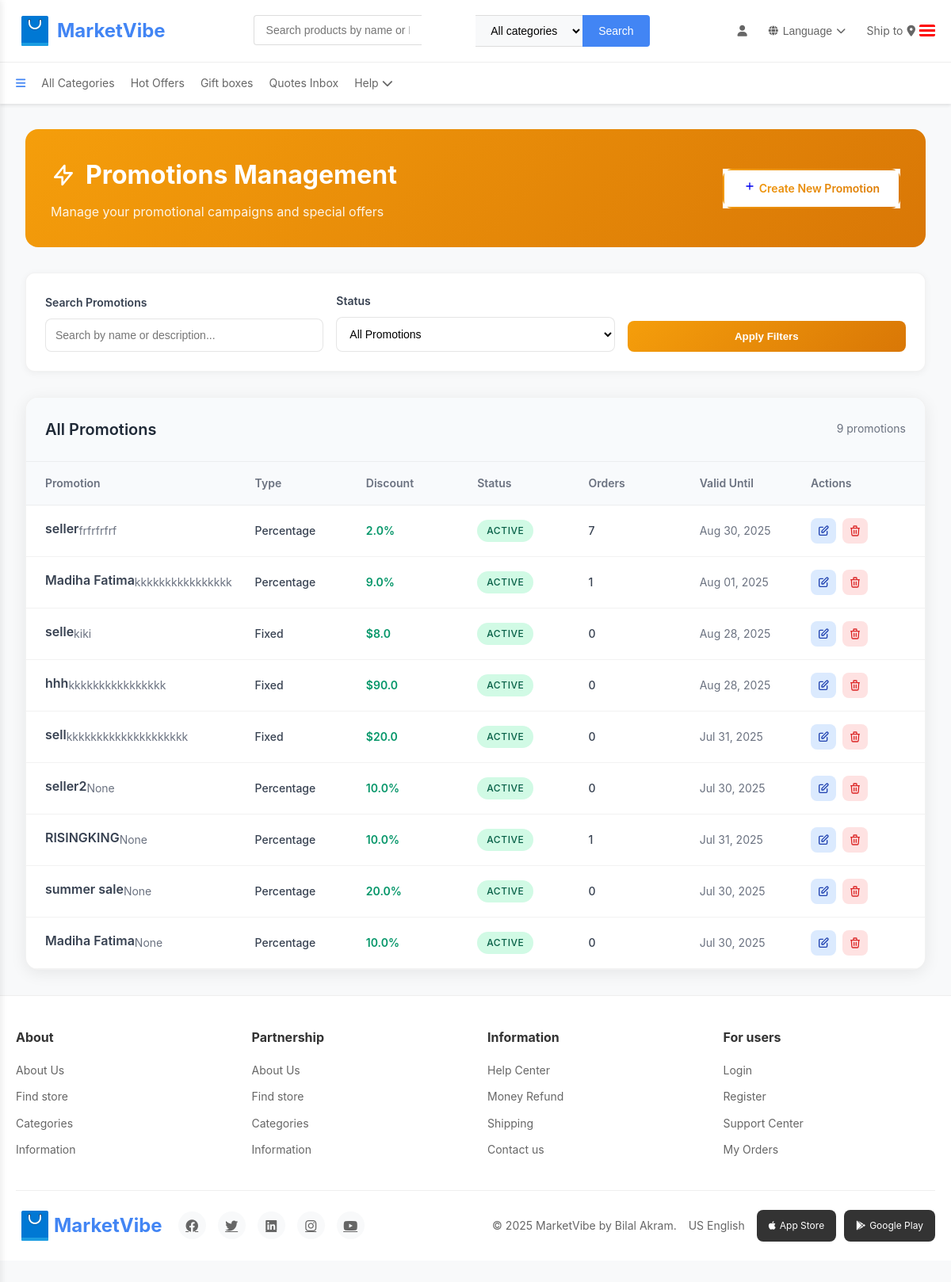
/promotions/ (signed in), run on the app's committed database.
### seller/models.py (models this page shows, shortened)
class Promotion(models.Model):
    PROMOTION_TYPES = [
        ('percentage', 'Percentage Discount'),
        ('fixed', 'Fixed Amount Discount'),
        ('buy_one_get_one', 'Buy One Get One'),
        ('free_shipping', 'Free Shipping'),
    ]
    seller = models.ForeignKey(Seller, on_delete=models.CASCADE, related_name='promotions')
    name = models.CharField(max_length=200)
    description = models.TextField(blank=True, null=True)
    promotion_type = models.CharField(max_length=20, choices=PROMOTION_TYPES, default='percentage')
    discount_value = models.FloatField(help_text="Percentage or fixed amount based on promotion type")
    min_order_amount = models.FloatField(default=0, help_text="Minimum order amount to apply promotion")
    max_discount_amount = models.FloatField(null=True, blank=True, help_text="Maximum discount amount (for percentage discounts)")
    valid_from = models.DateTimeField(default=timezone.now)
    valid_until = models.DateTimeField()
    is_active = models.BooleanField(default=True)
    usage_limit = models.PositiveIntegerField(null=True, blank=True, help_text="Maximum number of times this promotion can be used")
    used_count = models.PositiveIntegerField(default=0)
    products = models.ManyToManyField(Product, blank=True, related_name='promotions')
    categories = models.ManyToManyField(Category, blank=True, related_name='promotions')
    created_at = models.DateTimeField(default=timezone.now)
    updated_at = models.DateTimeField(auto_now=True)
    class Meta:
        ordering = ['-created_at']

### seller/views.py (the view)
# urls.py: path('promotions/', views.promotions_list_view, name='promotions_list'),
@login_required
def promotions_list_view(request):
    seller = get_object_or_404(Seller, user=request.user)
    promotions = Promotion.objects.filter(seller=seller).order_by('-created_at')
    search_query = request.GET.get('search', '')
    if search_query:
        promotions = promotions.filter(
            Q(name__icontains=search_query) |
            Q(description__icontains=search_query)
        )
    status_filter = request.GET.get('status', '')
    if status_filter == 'active':
        promotions = promotions.filter(is_active=True, valid_until__gte=timezone.now())
    elif status_filter == 'inactive':
        promotions = promotions.filter(Q(is_active=False) | Q(valid_until__lt=timezone.now()))
    from django.core.paginator import Paginator
    paginator = Paginator(promotions, 20)
    page_number = request.GET.get('page')
    page_obj = paginator.get_page(page_number)
    context = {
        'seller': seller,
        'promotions': page_obj,
        'total_promotions': promotions.count(),
    }
    return render(request, 'seller/promotions_list.html', context)

### buyer/context_processors.py (called while the page is built, shortened)
def user_sidebar_data(request):
    context = {
        'user_type': None,
        'buyer': None,
        'seller': None,
        'image_base64': None
    }
    if hasattr(request, 'user') and request.user.is_authenticated:
        try:
            buyer = Buyer.objects.filter(email=request.user.email).first()
        except Buyer.DoesNotExist:
            pass
        try:
            seller = Seller.objects.filter(email=request.user.email).first()
            if seller:
                context.update({
                    'user_type': 'seller',
                    'seller': seller,
                    'image_base64': seller.get_image_base64() if seller.image else None
                })
                return context
        except Seller.DoesNotExist:
            pass
    return context

### seller/models.py (called while the page is built)
    def get_image_base64(self):
        if self.image:
            return base64.b64encode(self.image).decode('utf-8')
        return None

### seller/templates/seller/promotions_list.html (shortened to what this page needs)
{% extends 'index.html' %}
{% load static %}
{% block content %}
<!DOCTYPE html>
<html lang="en" data-theme="light">
<head>
<div class="promotions-list-container">
  <div class="promotions-header">
    <div class="promotions-title-section">
      <h1 class="promotions-title">
        <svg width="32" height="32" fill="none" stroke="currentColor" viewBox="0 0 24 24" class="promotions-icon">
          <path stroke-linecap="round" stroke-linejoin="round" stroke-width="2" d="M13 10V3L4 14h7v7l9-11h-7z"></path>
        </svg>
        Promotions Management
      </h1>
      <div class="promotions-subtitle">Manage your promotional campaigns and special offers</div>
    </div>
    <div class="promotions-actions">
      <a href="{% url 'sellers:create_promotion' %}" class="btn btn-secondary" style="background-color: white; background-image: linear-gradient(135deg, #f59e0b 0%, #d97706 100%); background-clip: text; -webkit-background-clip: text; -webkit-text-fill-color: transparent; border: 2px solid; border-image: linear-gradient(135deg, #f59e0b 0%, #d97706 100%) 1; border-radius: 12px; padding: 0.75rem 1.5rem; font-size: 0.875rem; font-weight: 600; cursor: pointer; transition: all 0.2s ease;">
        Create New Promotion
      </a>
    </div>
  </div>
  <div class="promotions-filters">
    <form method="GET" class="filters-grid">
      <div class="filter-group">
        <label class="filter-label">Search Promotions</label>
        <input type="text" name="search" value="{{ request.GET.search }}" placeholder="Search by name or description..." class="filter-input">
      </div>
      <div class="filter-group">
        <label class="filter-label">Status</label>
        <select name="status" class="filter-select">
          <option value="">All Promotions</option>
        </select>
      </div>
      <div class="filter-group">
        <button type="submit" class="filter-button">Apply Filters</button>
      </div>
    </form>
  </div>
  <div class="promotions-table-container">
    <div class="promotions-table-header">
      <h3>All Promotions</h3>
      <div class="promotions-count">{{ total_promotions }} promotion{{ total_promotions|pluralize }}</div>
    </div>
    <div class="promotions-table">
      <div class="table-header">
        <div class="table-cell">Promotion</div>
        <div class="table-cell">Type</div>
        <div class="table-cell">Discount</div>
        <div class="table-cell">Status</div>
        <div class="table-cell">Orders</div>
        <div class="table-cell">Valid Until</div>
        <div class="table-cell">Actions</div>
      </div>
      <div class="table-body">
        {% for promotion in promotions %}
        <div class="table-row" data-promotion-id="{{ promotion.id }}">
          <div class="table-cell">
            <div class="promotion-name">{{ promotion.name }}</div>
            <div class="promotion-description">{{ promotion.description|truncatechars:100 }}</div>
          </div>
          <div class="table-cell">
            <div class="promotion-type">{{ promotion.promotion_type|title }}</div>
          </div>
          <div class="table-cell">
            <div class="discount-amount">
              {% if promotion.promotion_type == 'percentage' %}
                {{ promotion.discount_value }}%
              {% else %}
                ${{ promotion.discount_value }}
              {% endif %}
            </div>
          </div>
          <div class="table-cell">
            <div class="status-badge status-{% if promotion.is_active %}active{% else %}inactive{% endif %}">
              {% if promotion.is_active %}Active{% else %}Inactive{% endif %}
            </div>
          </div>
          <div class="table-cell">
            <div class="orders-count">{{ promotion.used_count|default:"0" }}</div>
          </div>
          <div class="table-cell">
            <div class="valid-until">{{ promotion.valid_until|date:"M d, Y" }}</div>
          </div>
          <div class="table-cell">
            <div class="action-buttons">
              <button class="action-btn edit-btn" onclick="editPromotion('{{ promotion.id }}')" title="Edit Promotion">
                <svg width="16" height="16" fill="none" stroke="currentColor" viewBox="0 0 24 24">
                  <path stroke-linecap="round" stroke-linejoin="round" stroke-width="2" d="M11 5H6a2 2 0 00-2 2v11a2 2 0 002 2h11a2 2 0 002-2v-5m-1.414-9.414a2 2 0 112.828 2.828L11.828 15H9v-2.828l8.586-8.586z"></path>
                </svg>
              </button>
              <button class="action-btn delete-btn" onclick="deletePromotion('{{ promotion.id }}')" title="Delete Promotion">
                <svg width="16" height="16" fill="none" stroke="currentColor" viewBox="0 0 24 24">
                  <path stroke-linecap="round" stroke-linejoin="round" stroke-width="2" d="M19 7l-.867 12.142A2 2 0 0116.138 21H7.862a2 2 0 01-1.995-1.858L5 7m5 4v6m4-6v6m1-10V4a1 1 0 00-1-1h-4a1 1 0 00-1 1v3M4 7h16"></path>
                </svg>
              </button>
            </div>
          </div>
        </div>
        {% endfor %}
      </div>
    </div>
  </div>
</div>
{% endblock %}

### seller/templates/seller/promotions_list.html (style rules this page uses)
.promotions-list-container { max-width: 1200px; margin: 0 auto; padding: 2rem; }
.promotions-header { background: linear-gradient(135deg, #f59e0b 0%, #d97706 100%); color: white; padding: 2rem; border-radius: 16px; margin-bottom: 2rem; display: flex; justify-content: space-between; align-items: center; flex-wrap: wrap; gap: 1rem; }
.promotions-title-section { flex: 1; }
.promotions-title { display: flex; align-items: center; gap: 0.75rem; font-size: 2rem; font-weight: 700; margin: 0; color: white; }
.promotions-icon { width: 32px; height: 32px; color: white; }
.promotions-subtitle { margin-top: 0.5rem; opacity: 0.9; font-size: 1rem; }
.promotions-actions { background-color: #ffffff; display: flex; gap: 1rem; align-items: center; }
.promotions-filters { background: white; border-radius: 12px; border: 1px solid rgba(0, 0, 0, 0.05); padding: 1.5rem; margin-bottom: 2rem; box-shadow: 0 2px 10px rgba(0, 0, 0, 0.05); }
.filters-grid { display: grid; grid-template-columns: repeat(auto-fit, minmax(200px, 1fr)); gap: 1rem; align-items: end; }
.filter-group { display: flex; flex-direction: column; gap: 0.5rem; }
.filter-label { font-weight: 600; color: #374151; font-size: 0.875rem; }
.filter-input { padding: 0.75rem; border: 1px solid rgba(0, 0, 0, 0.1); border-radius: 8px; font-size: 0.875rem; transition: border-color 0.2s ease; }
.filter-select { padding: 0.75rem; border: 1px solid rgba(0, 0, 0, 0.1); border-radius: 8px; font-size: 0.875rem; background: white; cursor: pointer; }
.filter-button { padding: 0.75rem 1.5rem; background: linear-gradient(135deg, #f59e0b 0%, #d97706 100%); color: white; border: none; border-radius: 8px; font-weight: 600; cursor: pointer; transition: all 0.2s ease; }
.promotions-table-container { background: white; border-radius: 16px; border: 1px solid rgba(0, 0, 0, 0.05); overflow: hidden; box-shadow: 0 4px 20px rgba(0, 0, 0, 0.08); }
.promotions-table-header { background: #f8fafc; padding: 1.5rem; border-bottom: 1px solid rgba(0, 0, 0, 0.05); display: flex; justify-content: space-between; align-items: center; }
.promotions-table-header h3 { margin: 0; font-size: 1.25rem; font-weight: 600; color: #1f2937; }
.promotions-count { color: #6b7280; font-size: 0.875rem; }
.promotions-table { overflow: hidden; }
.promotions-table .table-header { display: grid; grid-template-columns: 2fr 1fr 1fr 1fr 1fr 1fr 120px; gap: 1rem; padding: 1rem 1.5rem; background: #f8fafc; border-bottom: 1px solid rgba(0, 0, 0, 0.05); font-weight: 600; font-size: 0.875rem; color: #6b7280; }
.promotions-table .table-row { display: grid; grid-template-columns: 2fr 1fr 1fr 1fr 1fr 1fr 120px; gap: 1rem; padding: 1rem 1.5rem; border-bottom: 1px solid rgba(0, 0, 0, 0.05); transition: background-color 0.2s ease; }
.promotions-table .table-cell { display: flex; align-items: center; }
.promotion-name { font-weight: 600; color: #374151; margin-bottom: 0.25rem; }
.promotion-description { font-size: 0.875rem; color: #6b7280; line-height: 1.4; }
.promotion-type { font-weight: 500; color: #374151; font-size: 0.875rem; text-transform: capitalize; }
.discount-amount { font-weight: 600; color: #059669; font-size: 0.875rem; }
.status-badge { padding: 0.25rem 0.75rem; border-radius: 9999px; font-size: 0.75rem; font-weight: 500; text-transform: uppercase; letter-spacing: 0.05em; }
.status-badge.status-active { background-color: #d1fae5; color: #065f46; }
.orders-count { font-weight: 500; color: #374151; font-size: 0.875rem; }
.valid-until { font-size: 0.875rem; color: #6b7280; }
.action-buttons { display: flex; gap: 0.5rem; }
.action-btn { padding: 0.5rem; border: none; border-radius: 8px; cursor: pointer; transition: all 0.2s ease; display: flex; align-items: center; justify-content: center; }
.action-btn.edit-btn { background-color: #dbeafe; color: #1e40af; }
.action-btn.delete-btn { background-color: #fee2e2; color: #dc2626; }

### seller/templates/index.html (style rules this page uses)
* { margin: 0; padding: 0; box-sizing: border-box; }
body { font-family: -apple-system, BlinkMacSystemFont, 'Segoe UI', Roboto, Oxygen, Ubuntu, Cantarell, sans-serif; line-height: 1.6; color: #333; background-color: #f8f9fa; }

### data on the page
Promotion: name "seller", description "frfrfrfrf", promotion_type "Percentage", discount_value "2.0", is_active "ACTIVE", used_count "7", valid_until "Aug 30, 2025"
Promotion: name "Madiha Fatima", description "kkkkkkkkkkkkkkkk", promotion_type "Percentage", discount_value "9.0", is_active "ACTIVE", used_count "1", valid_until "Aug 01, 2025"
Promotion: name "selle", description "kiki", promotion_type "Fixed", discount_value "8.0", is_active "ACTIVE", used_count "0", valid_until "Aug 28, 2025"
Promotion: name "hhh", description "kkkkkkkkkkkkkkkk", promotion_type "Fixed", discount_value "90.0", is_active "ACTIVE", used_count "0", valid_until "Aug 28, 2025"
Promotion: name "sell", description "kkkkkkkkkkkkkkkkkkkk", promotion_type "Fixed", discount_value "20.0", is_active "ACTIVE", used_count "0", valid_until "Jul 31, 2025"
Promotion: name "seller2", description "None", promotion_type "Percentage", discount_value "10.0", is_active "ACTIVE", used_count "0", valid_until "Jul 30, 2025"
Promotion: name "RISINGKING", description "None", promotion_type "Percentage", discount_value "10.0", is_active "ACTIVE", used_count "1", valid_until "Jul 31, 2025"
Promotion: name "summer sale", description "None", promotion_type "Percentage", discount_value "20.0", is_active "ACTIVE", used_count "0", valid_until "Jul 30, 2025"
Promotion: name "Madiha Fatima", description "None", promotion_type "Percentage", discount_value "10.0", is_active "ACTIVE", used_count "0", valid_until "Jul 30, 2025"

### other printed values
{{ total_promotions }} "9"
